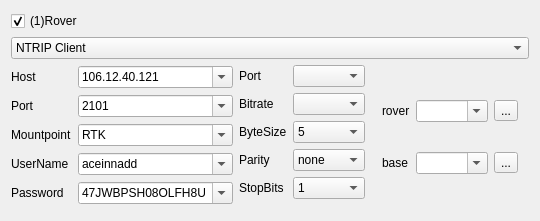
<?xml version="1.0" encoding="UTF-8"?>
<ui version="4.0">
 <class>SingleClientConfigUI</class>
 <widget class="QWidget" name="SingleClientConfigUI">
  <property name="geometry">
   <rect>
    <x>0</x>
    <y>0</y>
    <width>516</width>
    <height>201</height>
   </rect>
  </property>
  <property name="windowTitle">
   <string>SingleClientConfigUI</string>
  </property>
  <layout class="QVBoxLayout" name="verticalLayout">
   <item>
    <widget class="QCheckBox" name="m_checkBoxStream">
     <property name="text">
      <string>(1)Rover</string>
     </property>
     <property name="checked">
      <bool>true</bool>
     </property>
    </widget>
   </item>
   <item>
    <widget class="QComboBox" name="m_comboBoxType">
     <property name="editable">
      <bool>false</bool>
     </property>
     <item>
      <property name="text">
       <string>NTRIP Client</string>
      </property>
     </item>
     <item>
      <property name="text">
       <string>Serial Port</string>
      </property>
     </item>
     <item>
      <property name="text">
       <string>RTCM File</string>
      </property>
     </item>
    </widget>
   </item>
   <item>
    <layout class="QHBoxLayout" name="horizontalLayout">
     <item>
      <widget class="QWidget" name="m_widgetNetConfig" native="true">
       <layout class="QGridLayout" name="gridLayout_2" columnstretch="0,1">
        <property name="leftMargin">
         <number>0</number>
        </property>
        <property name="topMargin">
         <number>0</number>
        </property>
        <property name="rightMargin">
         <number>0</number>
        </property>
        <property name="bottomMargin">
         <number>0</number>
        </property>
        <item row="3" column="0">
         <widget class="QLabel" name="label_9">
          <property name="text">
           <string>Mountpoint</string>
          </property>
         </widget>
        </item>
        <item row="0" column="0">
         <widget class="QLabel" name="label_8">
          <property name="text">
           <string>Host</string>
          </property>
         </widget>
        </item>
        <item row="2" column="0">
         <widget class="QLabel" name="label_10">
          <property name="text">
           <string>Port</string>
          </property>
         </widget>
        </item>
        <item row="5" column="0">
         <widget class="QLabel" name="label_12">
          <property name="text">
           <string>UserName</string>
          </property>
         </widget>
        </item>
        <item row="3" column="1">
         <widget class="QComboBox" name="m_comboBoxMountpoint">
          <property name="editable">
           <bool>true</bool>
          </property>
          <item>
           <property name="text">
            <string>RTK</string>
           </property>
          </item>
          <item>
           <property name="text">
            <string>SF01</string>
           </property>
          </item>
          <item>
           <property name="text">
            <string>SF02</string>
           </property>
          </item>
          <item>
           <property name="text">
            <string>SF03</string>
           </property>
          </item>
          <item>
           <property name="text">
            <string>SF04</string>
           </property>
          </item>
          <item>
           <property name="text">
            <string>SF07</string>
           </property>
          </item>
          <item>
           <property name="text">
            <string>SF11</string>
           </property>
          </item>
          <item>
           <property name="text">
            <string>SF20</string>
           </property>
          </item>
          <item>
           <property name="text">
            <string>STFU</string>
           </property>
          </item>
          <item>
           <property name="text">
            <string>WX02</string>
           </property>
          </item>
          <item>
           <property name="text">
            <string>WX03</string>
           </property>
          </item>
          <item>
           <property name="text">
            <string>WX04</string>
           </property>
          </item>
          <item>
           <property name="text">
            <string>RTCM32_GGB</string>
           </property>
          </item>
          <item>
           <property name="text">
            <string>CLK93</string>
           </property>
          </item>
          <item>
           <property name="text">
            <string>JPL_SSR</string>
           </property>
          </item>
          <item>
           <property name="text">
            <string>BRDC</string>
           </property>
          </item>
         </widget>
        </item>
        <item row="0" column="1">
         <widget class="QComboBox" name="m_comboBoxHost">
          <property name="editable">
           <bool>true</bool>
          </property>
          <item>
           <property name="text">
            <string>106.12.40.121</string>
           </property>
          </item>
          <item>
           <property name="text">
            <string>127.0.0.1</string>
           </property>
          </item>
          <item>
           <property name="text">
            <string>104.42.214.164</string>
           </property>
          </item>
          <item>
           <property name="text">
            <string>rtk.ntrip.qxwz.com</string>
           </property>
          </item>
          <item>
           <property name="text">
            <string>rt.igs.org</string>
           </property>
          </item>
         </widget>
        </item>
        <item row="5" column="1">
         <widget class="QComboBox" name="m_comboBoxUser">
          <property name="editable">
           <bool>true</bool>
          </property>
          <item>
           <property name="text">
            <string>aceinnadd</string>
           </property>
          </item>
          <item>
           <property name="text">
            <string>qxeoyo001</string>
           </property>
          </item>
         </widget>
        </item>
        <item row="7" column="0">
         <widget class="QLabel" name="label_11">
          <property name="text">
           <string>Password</string>
          </property>
         </widget>
        </item>
        <item row="2" column="1">
         <widget class="QComboBox" name="m_comboBoxPort">
          <property name="editable">
           <bool>true</bool>
          </property>
          <item>
           <property name="text">
            <string>2101</string>
           </property>
          </item>
          <item>
           <property name="text">
            <string>2201</string>
           </property>
          </item>
          <item>
           <property name="text">
            <string>2202</string>
           </property>
          </item>
          <item>
           <property name="text">
            <string>8002</string>
           </property>
          </item>
         </widget>
        </item>
        <item row="7" column="1">
         <widget class="QComboBox" name="m_comboBoxPassword">
          <property name="editable">
           <bool>true</bool>
          </property>
          <item>
           <property name="text">
            <string>47JWBPSH08OLFH8U</string>
           </property>
          </item>
          <item>
           <property name="text">
            <string>66beed8</string>
           </property>
          </item>
         </widget>
        </item>
       </layout>
      </widget>
     </item>
     <item>
      <widget class="QWidget" name="m_widgetSerialPotConfig" native="true">
       <layout class="QGridLayout" name="gridLayout" columnstretch="0,1">
        <property name="leftMargin">
         <number>0</number>
        </property>
        <property name="topMargin">
         <number>0</number>
        </property>
        <property name="rightMargin">
         <number>0</number>
        </property>
        <item row="3" column="1">
         <widget class="QComboBox" name="ParityBox">
          <item>
           <property name="text">
            <string>none</string>
           </property>
          </item>
          <item>
           <property name="text">
            <string>odd</string>
           </property>
          </item>
          <item>
           <property name="text">
            <string>even</string>
           </property>
          </item>
         </widget>
        </item>
        <item row="1" column="0">
         <widget class="QLabel" name="label_4">
          <property name="text">
           <string>Bitrate</string>
          </property>
         </widget>
        </item>
        <item row="0" column="1">
         <widget class="QComboBox" name="PortBox"/>
        </item>
        <item row="1" column="1">
         <widget class="QComboBox" name="BaudBox"/>
        </item>
        <item row="2" column="0">
         <widget class="QLabel" name="label_5">
          <property name="text">
           <string>ByteSize</string>
          </property>
         </widget>
        </item>
        <item row="3" column="0">
         <widget class="QLabel" name="label_6">
          <property name="text">
           <string>Parity</string>
          </property>
         </widget>
        </item>
        <item row="2" column="1">
         <widget class="QComboBox" name="BitNumBox">
          <item>
           <property name="text">
            <string>5</string>
           </property>
          </item>
          <item>
           <property name="text">
            <string>6</string>
           </property>
          </item>
          <item>
           <property name="text">
            <string>7</string>
           </property>
          </item>
          <item>
           <property name="text">
            <string>8</string>
           </property>
          </item>
         </widget>
        </item>
        <item row="4" column="0">
         <widget class="QLabel" name="label_7">
          <property name="text">
           <string>StopBits</string>
          </property>
         </widget>
        </item>
        <item row="0" column="0">
         <widget class="QLabel" name="label_3">
          <property name="text">
           <string>Port</string>
          </property>
         </widget>
        </item>
        <item row="4" column="1">
         <widget class="QComboBox" name="StopBox">
          <item>
           <property name="text">
            <string>1</string>
           </property>
          </item>
          <item>
           <property name="text">
            <string>1.5</string>
           </property>
          </item>
          <item>
           <property name="text">
            <string>2</string>
           </property>
          </item>
         </widget>
        </item>
       </layout>
      </widget>
     </item>
     <item>
      <widget class="QWidget" name="m_widgetFileConfig" native="true">
       <layout class="QGridLayout" name="gridLayout_3" columnstretch="0,1,0">
        <item row="0" column="1">
         <widget class="QComboBox" name="m_comboRoverFile">
          <property name="editable">
           <bool>true</bool>
          </property>
         </widget>
        </item>
        <item row="0" column="0">
         <widget class="QLabel" name="label">
          <property name="text">
           <string>rover</string>
          </property>
         </widget>
        </item>
        <item row="1" column="0">
         <widget class="QLabel" name="label_2">
          <property name="text">
           <string>base</string>
          </property>
         </widget>
        </item>
        <item row="1" column="1">
         <widget class="QComboBox" name="m_comboBaseFile">
          <property name="editable">
           <bool>true</bool>
          </property>
         </widget>
        </item>
        <item row="0" column="2">
         <widget class="QToolButton" name="m_toolButtonRoverFile">
          <property name="text">
           <string>...</string>
          </property>
         </widget>
        </item>
        <item row="1" column="2">
         <widget class="QToolButton" name="m_toolButtonBaseFile">
          <property name="text">
           <string>...</string>
          </property>
         </widget>
        </item>
       </layout>
      </widget>
     </item>
    </layout>
   </item>
  </layout>
 </widget>
 <layoutdefault spacing="6" margin="11"/>
 <resources/>
 <connections/>
</ui>
